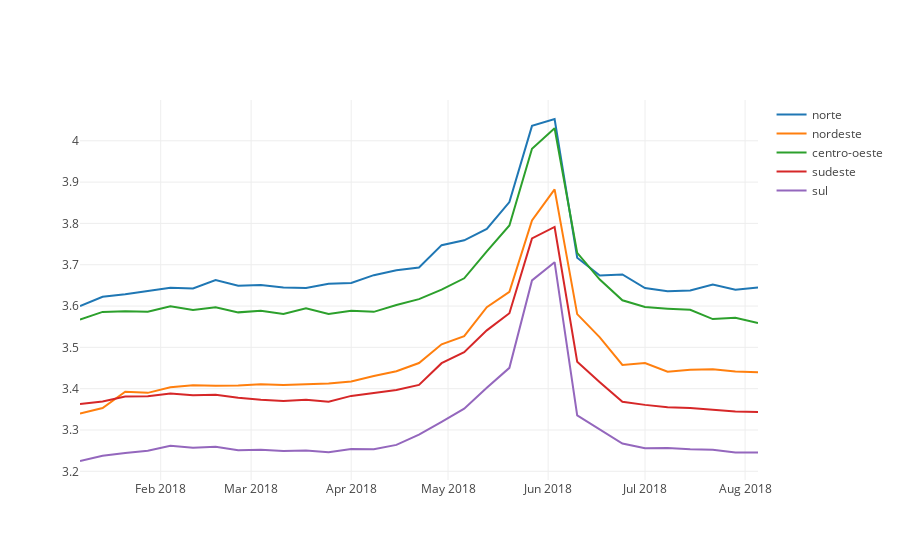

Notebook code for this chart:
### Code cell
# Create a trace
precos_norte = go.Scatter(
    x = unstack_serie_produto_regiao.index,
    y = unstack_serie_produto_regiao.Norte,
    name = "norte"
)

precos_nordeste = go.Scatter(
    x = unstack_serie_produto_regiao.index,
    y = unstack_serie_produto_regiao.Nordeste,
    name = "nordeste"
)

precos_centrooeste = go.Scatter(
    x = unstack_serie_produto_regiao.index,
    y = unstack_serie_produto_regiao.Centrooeste,
    name = "centro-oeste"
)

precos_sudeste = go.Scatter(
    x = unstack_serie_produto_regiao.index,
    y = unstack_serie_produto_regiao.Sudeste,
    name = "sudeste"
)

precos_sul = go.Scatter(
    x = unstack_serie_produto_regiao.index,
    y = unstack_serie_produto_regiao.Sul,
    name = "sul"
)

data = [precos_norte, precos_nordeste, precos_centrooeste, precos_sudeste, precos_sul]

iplot(data)
